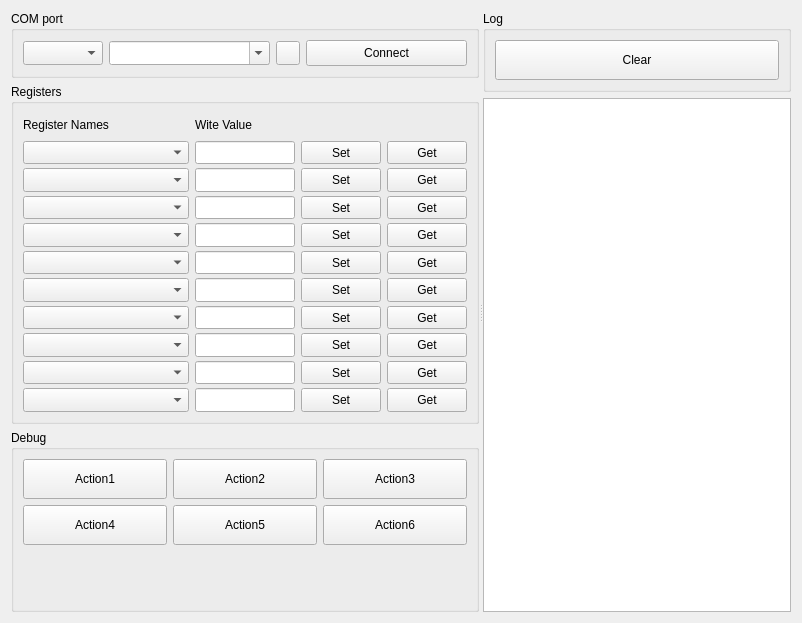
<?xml version="1.0" encoding="UTF-8"?>
<ui version="4.0">
 <class>Form</class>
 <widget class="QWidget" name="Form">
  <property name="geometry">
   <rect>
    <x>0</x>
    <y>0</y>
    <width>802</width>
    <height>623</height>
   </rect>
  </property>
  <property name="windowTitle">
   <string>Form</string>
  </property>
  <layout class="QHBoxLayout" name="horizontalLayout_2">
   <item>
    <widget class="QSplitter" name="splitter">
     <property name="orientation">
      <enum>Qt::Horizontal</enum>
     </property>
     <widget class="QWidget" name="">
      <layout class="QVBoxLayout" name="verticalLayout_3">
       <item>
        <widget class="QGroupBox" name="gbxTool">
         <property name="title">
          <string>COM port</string>
         </property>
         <layout class="QHBoxLayout" name="horizontalLayout">
          <item>
           <widget class="QComboBox" name="cbxComSel">
            <property name="minimumSize">
             <size>
              <width>0</width>
              <height>24</height>
             </size>
            </property>
            <property name="maximumSize">
             <size>
              <width>80</width>
              <height>16777215</height>
             </size>
            </property>
           </widget>
          </item>
          <item>
           <widget class="QComboBox" name="cbxComBaud">
            <property name="minimumSize">
             <size>
              <width>0</width>
              <height>24</height>
             </size>
            </property>
            <property name="editable">
             <bool>true</bool>
            </property>
           </widget>
          </item>
          <item>
           <widget class="QPushButton" name="btStatus">
            <property name="sizePolicy">
             <sizepolicy hsizetype="Fixed" vsizetype="Fixed">
              <horstretch>24</horstretch>
              <verstretch>24</verstretch>
             </sizepolicy>
            </property>
            <property name="minimumSize">
             <size>
              <width>24</width>
              <height>24</height>
             </size>
            </property>
            <property name="maximumSize">
             <size>
              <width>24</width>
              <height>24</height>
             </size>
            </property>
            <property name="contextMenuPolicy">
             <enum>Qt::NoContextMenu</enum>
            </property>
            <property name="styleSheet">
             <string notr="true"/>
            </property>
            <property name="text">
             <string/>
            </property>
            <property name="flat">
             <bool>false</bool>
            </property>
           </widget>
          </item>
          <item>
           <widget class="QPushButton" name="btConnect">
            <property name="minimumSize">
             <size>
              <width>0</width>
              <height>26</height>
             </size>
            </property>
            <property name="text">
             <string>Connect</string>
            </property>
           </widget>
          </item>
         </layout>
        </widget>
       </item>
       <item>
        <widget class="QGroupBox" name="grCtrl">
         <property name="sizePolicy">
          <sizepolicy hsizetype="Expanding" vsizetype="Minimum">
           <horstretch>0</horstretch>
           <verstretch>0</verstretch>
          </sizepolicy>
         </property>
         <property name="minimumSize">
          <size>
           <width>0</width>
           <height>340</height>
          </size>
         </property>
         <property name="title">
          <string>Registers</string>
         </property>
         <layout class="QGridLayout" name="gridLayout">
          <property name="bottomMargin">
           <number>9</number>
          </property>
          <property name="verticalSpacing">
           <number>4</number>
          </property>
          <item row="7" column="1">
           <widget class="QLineEdit" name="edValue7">
            <property name="sizePolicy">
             <sizepolicy hsizetype="Preferred" vsizetype="Preferred">
              <horstretch>0</horstretch>
              <verstretch>0</verstretch>
             </sizepolicy>
            </property>
            <property name="maximumSize">
             <size>
              <width>100</width>
              <height>16777215</height>
             </size>
            </property>
           </widget>
          </item>
          <item row="5" column="0">
           <widget class="QComboBox" name="cbxRegSel5">
            <property name="sizePolicy">
             <sizepolicy hsizetype="Expanding" vsizetype="Preferred">
              <horstretch>0</horstretch>
              <verstretch>0</verstretch>
             </sizepolicy>
            </property>
           </widget>
          </item>
          <item row="8" column="3">
           <widget class="QPushButton" name="btGet8">
            <property name="sizePolicy">
             <sizepolicy hsizetype="Minimum" vsizetype="Preferred">
              <horstretch>0</horstretch>
              <verstretch>0</verstretch>
             </sizepolicy>
            </property>
            <property name="text">
             <string>Get</string>
            </property>
           </widget>
          </item>
          <item row="1" column="0">
           <widget class="QComboBox" name="cbxRegSel1">
            <property name="sizePolicy">
             <sizepolicy hsizetype="Expanding" vsizetype="Preferred">
              <horstretch>0</horstretch>
              <verstretch>0</verstretch>
             </sizepolicy>
            </property>
           </widget>
          </item>
          <item row="6" column="2">
           <widget class="QPushButton" name="btSet6">
            <property name="sizePolicy">
             <sizepolicy hsizetype="Minimum" vsizetype="Preferred">
              <horstretch>0</horstretch>
              <verstretch>0</verstretch>
             </sizepolicy>
            </property>
            <property name="text">
             <string>Set</string>
            </property>
           </widget>
          </item>
          <item row="0" column="0">
           <widget class="QLabel" name="lblRegister">
            <property name="sizePolicy">
             <sizepolicy hsizetype="Expanding" vsizetype="Preferred">
              <horstretch>0</horstretch>
              <verstretch>0</verstretch>
             </sizepolicy>
            </property>
            <property name="text">
             <string>Register Names</string>
            </property>
           </widget>
          </item>
          <item row="9" column="3">
           <widget class="QPushButton" name="btGet9">
            <property name="sizePolicy">
             <sizepolicy hsizetype="Minimum" vsizetype="Preferred">
              <horstretch>0</horstretch>
              <verstretch>0</verstretch>
             </sizepolicy>
            </property>
            <property name="text">
             <string>Get</string>
            </property>
           </widget>
          </item>
          <item row="10" column="1">
           <widget class="QLineEdit" name="edValue10">
            <property name="sizePolicy">
             <sizepolicy hsizetype="Preferred" vsizetype="Preferred">
              <horstretch>0</horstretch>
              <verstretch>0</verstretch>
             </sizepolicy>
            </property>
            <property name="maximumSize">
             <size>
              <width>100</width>
              <height>16777215</height>
             </size>
            </property>
           </widget>
          </item>
          <item row="6" column="1">
           <widget class="QLineEdit" name="edValue6">
            <property name="sizePolicy">
             <sizepolicy hsizetype="Preferred" vsizetype="Preferred">
              <horstretch>0</horstretch>
              <verstretch>0</verstretch>
             </sizepolicy>
            </property>
            <property name="maximumSize">
             <size>
              <width>100</width>
              <height>16777215</height>
             </size>
            </property>
           </widget>
          </item>
          <item row="4" column="3">
           <widget class="QPushButton" name="btGet4">
            <property name="sizePolicy">
             <sizepolicy hsizetype="Minimum" vsizetype="Preferred">
              <horstretch>0</horstretch>
              <verstretch>0</verstretch>
             </sizepolicy>
            </property>
            <property name="text">
             <string>Get</string>
            </property>
           </widget>
          </item>
          <item row="9" column="0">
           <widget class="QComboBox" name="cbxRegSel9">
            <property name="sizePolicy">
             <sizepolicy hsizetype="Expanding" vsizetype="Preferred">
              <horstretch>0</horstretch>
              <verstretch>0</verstretch>
             </sizepolicy>
            </property>
           </widget>
          </item>
          <item row="2" column="3">
           <widget class="QPushButton" name="btGet2">
            <property name="sizePolicy">
             <sizepolicy hsizetype="Minimum" vsizetype="Preferred">
              <horstretch>0</horstretch>
              <verstretch>0</verstretch>
             </sizepolicy>
            </property>
            <property name="text">
             <string>Get</string>
            </property>
           </widget>
          </item>
          <item row="3" column="3">
           <widget class="QPushButton" name="btGet3">
            <property name="sizePolicy">
             <sizepolicy hsizetype="Minimum" vsizetype="Preferred">
              <horstretch>0</horstretch>
              <verstretch>0</verstretch>
             </sizepolicy>
            </property>
            <property name="text">
             <string>Get</string>
            </property>
           </widget>
          </item>
          <item row="8" column="0">
           <widget class="QComboBox" name="cbxRegSel8">
            <property name="sizePolicy">
             <sizepolicy hsizetype="Expanding" vsizetype="Preferred">
              <horstretch>0</horstretch>
              <verstretch>0</verstretch>
             </sizepolicy>
            </property>
           </widget>
          </item>
          <item row="3" column="0">
           <widget class="QComboBox" name="cbxRegSel3">
            <property name="sizePolicy">
             <sizepolicy hsizetype="Expanding" vsizetype="Preferred">
              <horstretch>0</horstretch>
              <verstretch>0</verstretch>
             </sizepolicy>
            </property>
           </widget>
          </item>
          <item row="6" column="0">
           <widget class="QComboBox" name="cbxRegSel6">
            <property name="sizePolicy">
             <sizepolicy hsizetype="Expanding" vsizetype="Preferred">
              <horstretch>0</horstretch>
              <verstretch>0</verstretch>
             </sizepolicy>
            </property>
           </widget>
          </item>
          <item row="8" column="2">
           <widget class="QPushButton" name="btSet8">
            <property name="sizePolicy">
             <sizepolicy hsizetype="Minimum" vsizetype="Preferred">
              <horstretch>0</horstretch>
              <verstretch>0</verstretch>
             </sizepolicy>
            </property>
            <property name="text">
             <string>Set</string>
            </property>
           </widget>
          </item>
          <item row="10" column="3">
           <widget class="QPushButton" name="btGet10">
            <property name="sizePolicy">
             <sizepolicy hsizetype="Minimum" vsizetype="Preferred">
              <horstretch>0</horstretch>
              <verstretch>0</verstretch>
             </sizepolicy>
            </property>
            <property name="text">
             <string>Get</string>
            </property>
           </widget>
          </item>
          <item row="1" column="2">
           <widget class="QPushButton" name="btSet1">
            <property name="sizePolicy">
             <sizepolicy hsizetype="Minimum" vsizetype="Preferred">
              <horstretch>0</horstretch>
              <verstretch>0</verstretch>
             </sizepolicy>
            </property>
            <property name="text">
             <string>Set</string>
            </property>
           </widget>
          </item>
          <item row="6" column="3">
           <widget class="QPushButton" name="btGet6">
            <property name="sizePolicy">
             <sizepolicy hsizetype="Minimum" vsizetype="Preferred">
              <horstretch>0</horstretch>
              <verstretch>0</verstretch>
             </sizepolicy>
            </property>
            <property name="text">
             <string>Get</string>
            </property>
           </widget>
          </item>
          <item row="9" column="2">
           <widget class="QPushButton" name="btSet9">
            <property name="sizePolicy">
             <sizepolicy hsizetype="Minimum" vsizetype="Preferred">
              <horstretch>0</horstretch>
              <verstretch>0</verstretch>
             </sizepolicy>
            </property>
            <property name="text">
             <string>Set</string>
            </property>
           </widget>
          </item>
          <item row="4" column="2">
           <widget class="QPushButton" name="btSet4">
            <property name="sizePolicy">
             <sizepolicy hsizetype="Minimum" vsizetype="Preferred">
              <horstretch>0</horstretch>
              <verstretch>0</verstretch>
             </sizepolicy>
            </property>
            <property name="text">
             <string>Set</string>
            </property>
           </widget>
          </item>
          <item row="4" column="1">
           <widget class="QLineEdit" name="edValue4">
            <property name="sizePolicy">
             <sizepolicy hsizetype="Preferred" vsizetype="Preferred">
              <horstretch>0</horstretch>
              <verstretch>0</verstretch>
             </sizepolicy>
            </property>
            <property name="maximumSize">
             <size>
              <width>100</width>
              <height>16777215</height>
             </size>
            </property>
           </widget>
          </item>
          <item row="2" column="0">
           <widget class="QComboBox" name="cbxRegSel2">
            <property name="sizePolicy">
             <sizepolicy hsizetype="Expanding" vsizetype="Preferred">
              <horstretch>0</horstretch>
              <verstretch>0</verstretch>
             </sizepolicy>
            </property>
           </widget>
          </item>
          <item row="5" column="1">
           <widget class="QLineEdit" name="edValue5">
            <property name="sizePolicy">
             <sizepolicy hsizetype="Preferred" vsizetype="Preferred">
              <horstretch>0</horstretch>
              <verstretch>0</verstretch>
             </sizepolicy>
            </property>
            <property name="maximumSize">
             <size>
              <width>100</width>
              <height>16777215</height>
             </size>
            </property>
           </widget>
          </item>
          <item row="10" column="0">
           <widget class="QComboBox" name="cbxRegSel10">
            <property name="sizePolicy">
             <sizepolicy hsizetype="Expanding" vsizetype="Preferred">
              <horstretch>0</horstretch>
              <verstretch>0</verstretch>
             </sizepolicy>
            </property>
           </widget>
          </item>
          <item row="7" column="3">
           <widget class="QPushButton" name="btGet7">
            <property name="sizePolicy">
             <sizepolicy hsizetype="Minimum" vsizetype="Preferred">
              <horstretch>0</horstretch>
              <verstretch>0</verstretch>
             </sizepolicy>
            </property>
            <property name="text">
             <string>Get</string>
            </property>
           </widget>
          </item>
          <item row="7" column="0">
           <widget class="QComboBox" name="cbxRegSel7">
            <property name="sizePolicy">
             <sizepolicy hsizetype="Expanding" vsizetype="Preferred">
              <horstretch>0</horstretch>
              <verstretch>0</verstretch>
             </sizepolicy>
            </property>
           </widget>
          </item>
          <item row="2" column="1">
           <widget class="QLineEdit" name="edValue2">
            <property name="sizePolicy">
             <sizepolicy hsizetype="Preferred" vsizetype="Preferred">
              <horstretch>0</horstretch>
              <verstretch>0</verstretch>
             </sizepolicy>
            </property>
            <property name="maximumSize">
             <size>
              <width>100</width>
              <height>16777215</height>
             </size>
            </property>
           </widget>
          </item>
          <item row="5" column="2">
           <widget class="QPushButton" name="btSet5">
            <property name="sizePolicy">
             <sizepolicy hsizetype="Minimum" vsizetype="Preferred">
              <horstretch>0</horstretch>
              <verstretch>0</verstretch>
             </sizepolicy>
            </property>
            <property name="text">
             <string>Set</string>
            </property>
           </widget>
          </item>
          <item row="1" column="1">
           <widget class="QLineEdit" name="edValue1">
            <property name="sizePolicy">
             <sizepolicy hsizetype="Preferred" vsizetype="Preferred">
              <horstretch>0</horstretch>
              <verstretch>0</verstretch>
             </sizepolicy>
            </property>
            <property name="maximumSize">
             <size>
              <width>100</width>
              <height>16777215</height>
             </size>
            </property>
           </widget>
          </item>
          <item row="3" column="1">
           <widget class="QLineEdit" name="edValue3">
            <property name="sizePolicy">
             <sizepolicy hsizetype="Preferred" vsizetype="Preferred">
              <horstretch>0</horstretch>
              <verstretch>0</verstretch>
             </sizepolicy>
            </property>
            <property name="maximumSize">
             <size>
              <width>100</width>
              <height>16777215</height>
             </size>
            </property>
           </widget>
          </item>
          <item row="9" column="1">
           <widget class="QLineEdit" name="edValue9">
            <property name="sizePolicy">
             <sizepolicy hsizetype="Preferred" vsizetype="Preferred">
              <horstretch>0</horstretch>
              <verstretch>0</verstretch>
             </sizepolicy>
            </property>
            <property name="maximumSize">
             <size>
              <width>100</width>
              <height>16777215</height>
             </size>
            </property>
           </widget>
          </item>
          <item row="4" column="0">
           <widget class="QComboBox" name="cbxRegSel4">
            <property name="sizePolicy">
             <sizepolicy hsizetype="Expanding" vsizetype="Preferred">
              <horstretch>0</horstretch>
              <verstretch>0</verstretch>
             </sizepolicy>
            </property>
           </widget>
          </item>
          <item row="1" column="3">
           <widget class="QPushButton" name="btGet1">
            <property name="sizePolicy">
             <sizepolicy hsizetype="Minimum" vsizetype="Preferred">
              <horstretch>0</horstretch>
              <verstretch>0</verstretch>
             </sizepolicy>
            </property>
            <property name="text">
             <string>Get</string>
            </property>
           </widget>
          </item>
          <item row="2" column="2">
           <widget class="QPushButton" name="btSet2">
            <property name="sizePolicy">
             <sizepolicy hsizetype="Minimum" vsizetype="Preferred">
              <horstretch>0</horstretch>
              <verstretch>0</verstretch>
             </sizepolicy>
            </property>
            <property name="text">
             <string>Set</string>
            </property>
           </widget>
          </item>
          <item row="0" column="1">
           <widget class="QLabel" name="lblWriteValue">
            <property name="sizePolicy">
             <sizepolicy hsizetype="Minimum" vsizetype="Preferred">
              <horstretch>0</horstretch>
              <verstretch>0</verstretch>
             </sizepolicy>
            </property>
            <property name="text">
             <string>Wite Value</string>
            </property>
           </widget>
          </item>
          <item row="5" column="3">
           <widget class="QPushButton" name="btGet5">
            <property name="sizePolicy">
             <sizepolicy hsizetype="Minimum" vsizetype="Preferred">
              <horstretch>0</horstretch>
              <verstretch>0</verstretch>
             </sizepolicy>
            </property>
            <property name="text">
             <string>Get</string>
            </property>
           </widget>
          </item>
          <item row="10" column="2">
           <widget class="QPushButton" name="btSet10">
            <property name="sizePolicy">
             <sizepolicy hsizetype="Minimum" vsizetype="Preferred">
              <horstretch>0</horstretch>
              <verstretch>0</verstretch>
             </sizepolicy>
            </property>
            <property name="text">
             <string>Set</string>
            </property>
           </widget>
          </item>
          <item row="8" column="1">
           <widget class="QLineEdit" name="edValue8">
            <property name="sizePolicy">
             <sizepolicy hsizetype="Preferred" vsizetype="Preferred">
              <horstretch>0</horstretch>
              <verstretch>0</verstretch>
             </sizepolicy>
            </property>
            <property name="maximumSize">
             <size>
              <width>100</width>
              <height>16777215</height>
             </size>
            </property>
           </widget>
          </item>
          <item row="3" column="2">
           <widget class="QPushButton" name="btSet3">
            <property name="sizePolicy">
             <sizepolicy hsizetype="Minimum" vsizetype="Preferred">
              <horstretch>0</horstretch>
              <verstretch>0</verstretch>
             </sizepolicy>
            </property>
            <property name="text">
             <string>Set</string>
            </property>
           </widget>
          </item>
          <item row="7" column="2">
           <widget class="QPushButton" name="btSet7">
            <property name="sizePolicy">
             <sizepolicy hsizetype="Minimum" vsizetype="Preferred">
              <horstretch>0</horstretch>
              <verstretch>0</verstretch>
             </sizepolicy>
            </property>
            <property name="text">
             <string>Set</string>
            </property>
           </widget>
          </item>
         </layout>
        </widget>
       </item>
       <item>
        <widget class="QGroupBox" name="groupBox">
         <property name="sizePolicy">
          <sizepolicy hsizetype="Preferred" vsizetype="Minimum">
           <horstretch>0</horstretch>
           <verstretch>0</verstretch>
          </sizepolicy>
         </property>
         <property name="title">
          <string>Debug</string>
         </property>
         <layout class="QGridLayout" name="gridLayout_2">
          <item row="0" column="1">
           <widget class="QPushButton" name="btDebug2">
            <property name="sizePolicy">
             <sizepolicy hsizetype="Minimum" vsizetype="Expanding">
              <horstretch>0</horstretch>
              <verstretch>0</verstretch>
             </sizepolicy>
            </property>
            <property name="maximumSize">
             <size>
              <width>16777215</width>
              <height>40</height>
             </size>
            </property>
            <property name="text">
             <string>Action2</string>
            </property>
           </widget>
          </item>
          <item row="1" column="0">
           <widget class="QPushButton" name="btDebug4">
            <property name="sizePolicy">
             <sizepolicy hsizetype="Minimum" vsizetype="Expanding">
              <horstretch>0</horstretch>
              <verstretch>0</verstretch>
             </sizepolicy>
            </property>
            <property name="maximumSize">
             <size>
              <width>16777215</width>
              <height>40</height>
             </size>
            </property>
            <property name="text">
             <string>Action4</string>
            </property>
           </widget>
          </item>
          <item row="1" column="1">
           <widget class="QPushButton" name="btDebug5">
            <property name="sizePolicy">
             <sizepolicy hsizetype="Minimum" vsizetype="Expanding">
              <horstretch>0</horstretch>
              <verstretch>0</verstretch>
             </sizepolicy>
            </property>
            <property name="maximumSize">
             <size>
              <width>16777215</width>
              <height>40</height>
             </size>
            </property>
            <property name="text">
             <string>Action5</string>
            </property>
           </widget>
          </item>
          <item row="1" column="2">
           <widget class="QPushButton" name="btDebug6">
            <property name="sizePolicy">
             <sizepolicy hsizetype="Minimum" vsizetype="Expanding">
              <horstretch>0</horstretch>
              <verstretch>0</verstretch>
             </sizepolicy>
            </property>
            <property name="maximumSize">
             <size>
              <width>16777215</width>
              <height>40</height>
             </size>
            </property>
            <property name="text">
             <string>Action6</string>
            </property>
           </widget>
          </item>
          <item row="2" column="1">
           <spacer name="verticalSpacer">
            <property name="orientation">
             <enum>Qt::Vertical</enum>
            </property>
            <property name="sizeHint" stdset="0">
             <size>
              <width>20</width>
              <height>40</height>
             </size>
            </property>
           </spacer>
          </item>
          <item row="0" column="0">
           <widget class="QPushButton" name="btDebug1">
            <property name="sizePolicy">
             <sizepolicy hsizetype="Minimum" vsizetype="Expanding">
              <horstretch>0</horstretch>
              <verstretch>0</verstretch>
             </sizepolicy>
            </property>
            <property name="maximumSize">
             <size>
              <width>16777215</width>
              <height>40</height>
             </size>
            </property>
            <property name="text">
             <string>Action1</string>
            </property>
           </widget>
          </item>
          <item row="0" column="2">
           <widget class="QPushButton" name="btDebug3">
            <property name="sizePolicy">
             <sizepolicy hsizetype="Minimum" vsizetype="Expanding">
              <horstretch>0</horstretch>
              <verstretch>0</verstretch>
             </sizepolicy>
            </property>
            <property name="maximumSize">
             <size>
              <width>16777215</width>
              <height>40</height>
             </size>
            </property>
            <property name="text">
             <string>Action3</string>
            </property>
           </widget>
          </item>
         </layout>
        </widget>
       </item>
      </layout>
     </widget>
     <widget class="QWidget" name="layoutWidget">
      <layout class="QVBoxLayout" name="verticalLayout_2">
       <item>
        <widget class="QGroupBox" name="grLog">
         <property name="title">
          <string>Log</string>
         </property>
         <layout class="QVBoxLayout" name="verticalLayout">
          <item>
           <widget class="QPushButton" name="btClearLog">
            <property name="minimumSize">
             <size>
              <width>0</width>
              <height>40</height>
             </size>
            </property>
            <property name="text">
             <string>Clear</string>
            </property>
           </widget>
          </item>
         </layout>
        </widget>
       </item>
       <item>
        <widget class="QTextEdit" name="txtEdit">
         <property name="font">
          <font>
           <family>Courier New</family>
          </font>
         </property>
        </widget>
       </item>
      </layout>
     </widget>
    </widget>
   </item>
  </layout>
 </widget>
 <resources/>
 <connections/>
</ui>
